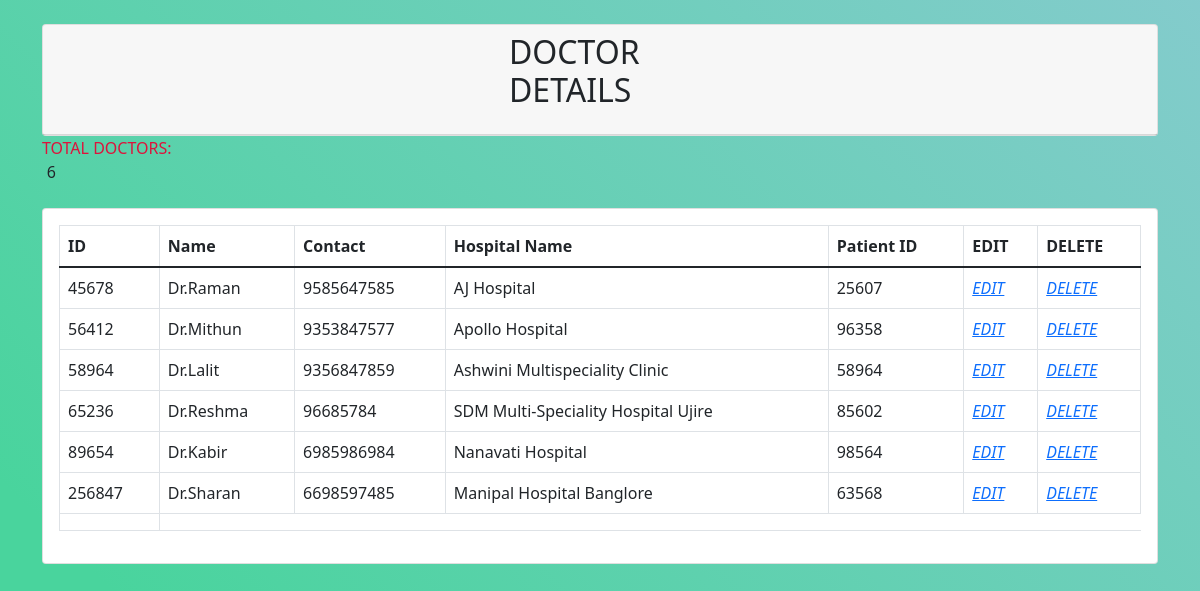
The app's page /admin/doctor_details.php with its own data.
### tables this page shows
CREATE TABLE `doctor` (
  `did` int(5) NOT NULL,
  `dname` varchar(50) NOT NULL,
  `dcontact` bigint(10) NOT NULL,
  `hname` varchar(50) NOT NULL,
  `pid` int(5) NOT NULL
);

### admin/doctor_details.php (the view, shortened to what this page needs)
<!DOCTYPE html>
<html>
    <head>
    <link href="https://cdn.jsdelivr.net/npm/bootstrap@5.1.2/dist/css/bootstrap.min.css" rel="stylesheet">
    </head>
<body>
    <div class="container">
        <div class="row">
            <div class="col-md-12">
                <div class="card mt-4">
                    <div class="card-header">
                        <form action="" method="GET">
                              <div class="input-group mb-3">
                                   <h2>DOCTOR DETAILS</h2>
                              </div>
                        </form>
                    </div>
                </div>
            </div>
            <?php
                              $conn=mysqli_connect("localhost","root","","pharmacyms");
                              $sql = "SELECT COUNT(*) AS Count FROM doctor";
                              $result = $conn->query($sql);
                              $row = $result->fetch_assoc();
                              echo '<span style="color:#DC143C;">TOTAL DOCTORS:</span>';
                              ?>&nbsp;&nbsp;&nbsp;&nbsp;<?php echo $row['Count'];
                            ?>
            <div class="col-md-12">
                <div class="card mt-4">
                    <div class="card-body">
                        <table class="table table-bordered">
                            <thead>
                                <tr>
                                    <th scope="col">ID</th>
                                    <th scope="col">Name</th>
                                    <th scope="col">Contact</th>
                                    <th scope="col">Hospital Name</th>
                                    <th scope="col">Patient ID</th>
                                    <th scope="col">EDIT</th>
                                    <th scope="col">DELETE</th>
                                </tr>
                            </thead>
                            <tbody>
                            <?php
$conn=mysqli_connect("localhost","root","","pharmacyms");
    $query="SELECT * FROM doctor";
    $query_run=mysqli_query($conn,$query);
    if(mysqli_num_rows($query_run)>0)
    {
        foreach($query_run as $items)
        {
            ?>
            <tr>
            <td><?php echo $items['did'];?></td>
            <td><?php echo $items['dname'];?></td>
            <td><?php echo $items['dcontact'];?></td>
            <td><?php echo $items['hname'];?></td>
            <td><?php echo $items['pid'];?></td>
            <td><a href="doctor_update.php?id=<?php echo $items['did']; ?>" data-toggle="
            tooltip" data-placement="bottom" title="EDIT"> <i class="fa fa-trash" aria-hidden="true">EDIT</i> </a> </td>
            <td><a href="doctor_delete.php?id=<?php echo $items['did']; ?>" data-toggle="
            tooltip" data-placement="bottom" title="DELETE"> <i class="fa fa-trash" aria-hidden="true">DELETE</i> </a> </td>
            </tr>
            <?php
        }
    }
    else
    {
        ?>
        <tr>
            <td colspan="3">no record found</td>
        </tr>
        <?php
    }
?>
                                <tr>
                                    <td></td>
                                </tr>
                        </table>
                    </div>
                </div>
            </div>
        </div>
    </div>
</body>
</html>

### admin/doctor_details.php (style rules this page uses)
body { font-family: $font-family; font-size: $font-size; background-size: 200% 100% !important; transform: translate3d(0, 0, 0); background: linear-gradient(45deg, #49D49D 10%, #A2C7E5 90%); height: 100vh }
h2 { margin: 0 450px; }

### records on screen
doctor: did "45678", dname "Dr.Raman", dcontact "9585647585", hname "AJ Hospital", pid "25607"
doctor: did "56412", dname "Dr.Mithun", dcontact "9353847577", hname "Apollo Hospital", pid "96358"
doctor: did "58964", dname "Dr.Lalit", dcontact "9356847859", hname "Ashwini Multispeciality Clinic", pid "58964"
doctor: did "65236", dname "Dr.Reshma", dcontact "96685784", hname "SDM Multi-Speciality Hospital Ujire", pid "85602"
doctor: did "89654", dname "Dr.Kabir", dcontact "6985986984", hname "Nanavati Hospital", pid "98564"
doctor: did "256847", dname "Dr.Sharan", dcontact "6698597485", hname "Manipal Hospital Banglore", pid "63568"

### other values on screen
$row['Count'] "6"
